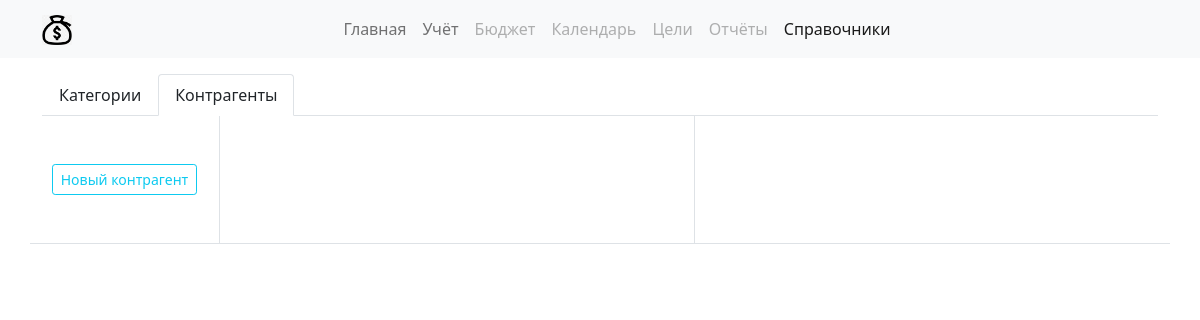
The app's page /catalog/counterparties/, older data.
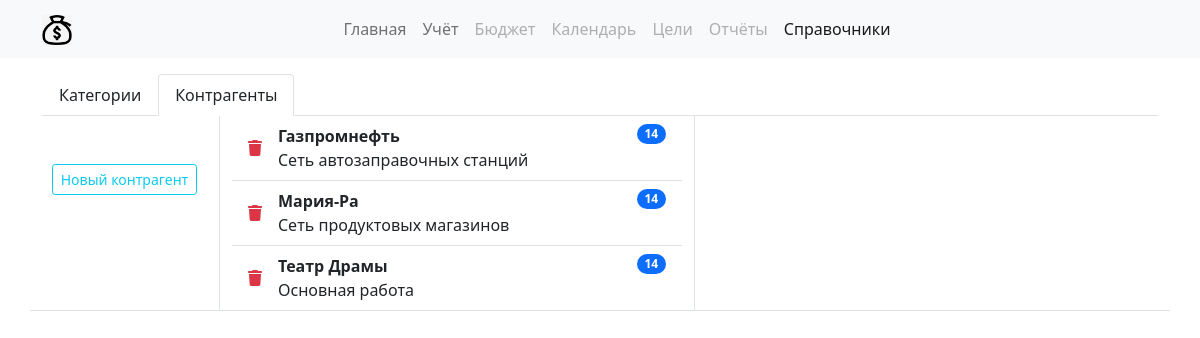
The same page, newer data.
### catalogapp/models.py (models this page shows, shortened)
class Counterparties(models.Model):
    name = models.CharField(max_length=128, verbose_name='Наименование')
    description = models.CharField(max_length=128, verbose_name='Краткое описание', blank=True)

### catalogapp/views.py (the view)
# urls.py: path('counterparties/', catalogapp.CatalogCounterpartiesTemplateView.as_view(), name='counterparties'),
class CatalogCounterpartiesTemplateView(TemplateViewWithMenu):
    template_name = 'catalogapp/catalog_counterparties.html'
    def get_context_data(self, **kwargs):
        context = super(CatalogCounterpartiesTemplateView, self).get_context_data()
        context.update({
            'title': 'Контрагенты',
            'counterparties': Counterparties.objects.all().order_by('name')
        })
        return context

### common/constants.py (called while the page is built)
    def get_context_data(self, **kwargs):
        context = super(TemplateViewWithMenu, self).get_context_data()
        context.update({
            'account_menu': ACCOUNT_MENU,
            'main_menu': MAIN_MENU,
            'catalog_menu': CATALOG_MENU,
        })
        return context

### templates/catalogapp/catalog_counterparties.html
{% extends 'catalogapp/main_page.html' %}
{% load static %}
{% block catalog_content %}
    <div class="row">
        <div class="col-2 border-end border-bottom text-center pb-5">
            <button data-bs-toggle="modal" data-bs-target="#counterpartiesCreateModal" type="button"
                    class="btn btn-outline-info btn-sm mt-5">Новый контрагент
            </button>
        </div>
        <div class="col-5 border-bottom border-end">
            {% include 'catalogapp/includes/inc_counterparties.html' %}
        </div>
        <div class="col-5 border-bottom">
        </div>
    </div>
{% endblock catalog_content %}

### templates/catalogapp/includes/inc_counterparties.html
<ol class="list-group list-group-flush">
    {% for item in counterparties %}
        <li class="list-group-item d-flex justify-content-between align-items-start">
            <div class="my-auto">
                <a href="#" data-bs-toggle="modal"
                   data-bs-target="#counterpartiesDeleteModal"
                   data-bs-title="{{ item.name }}"
                   data-bs-href="{% url 'catalogapp:delete_counterparties' item.pk %}"><i
                        class="fas fa-trash text-danger"></i></a>
            </div>
            <div class="ms-3 me-auto">
                <div class="fw-bold">{{ item.name }}</div>
                {{ item.description }}
            </div>
            <span class="badge bg-primary rounded-pill">14</span>
        </li>
    {% endfor %}
</ol>

Row changes from the older to the newer data that the page shows:
added Counterparties: name "Газпромнефть", description "Сеть автозаправочных станций"
added Counterparties: name "Мария-Ра", description "Сеть продуктовых магазинов"
added Counterparties: name "Театр Драмы", description "Основная работа"
